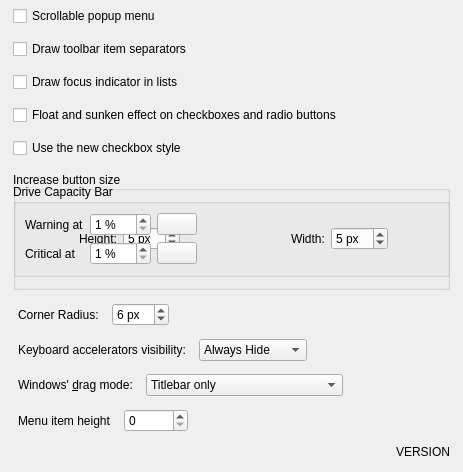
     <widget class="QWidget" name="General">
      <attribute name="title">
       <string>General</string>
      </attribute>
      <layout class="QGridLayout" name="gridLayout">
       <property name="sizeConstraint">
        <enum>QLayout::SizeConstraint::SetDefaultConstraint</enum>
       </property>
       <property name="leftMargin">
        <number>13</number>
       </property>
       <property name="topMargin">
        <number>6</number>
       </property>
       <property name="rightMargin">
        <number>13</number>
       </property>
       <property name="bottomMargin">
        <number>13</number>
       </property>
       <property name="spacing">
        <number>13</number>
       </property>
       <item row="1" column="0" colspan="2">
        <widget class="QCheckBox" name="_toolBarDrawItemSeparator">
         <property name="text">
          <string>Draw toolbar item separators</string>
         </property>
        </widget>
       </item>
       <item row="3" column="0">
        <widget class="QCheckBox" name="_sunkenEffect">
         <property name="text">
          <string>Float and sunken effect on checkboxes and radio buttons</string>
         </property>
        </widget>
       </item>
       <item row="5" column="0" rowspan="6" colspan="2">
        <widget class="QGroupBox" name="groupBox">
         <property name="sizePolicy">
          <sizepolicy hsizetype="Expanding" vsizetype="Preferred">
           <horstretch>0</horstretch>
           <verstretch>0</verstretch>
          </sizepolicy>
         </property>
         <property name="title">
          <string>Increase button size</string>
         </property>
         <property name="alignment">
          <set>Qt::AlignmentFlag::AlignLeading|Qt::AlignmentFlag::AlignLeft|Qt::AlignmentFlag::AlignVCenter</set>
         </property>
         <property name="flat">
          <bool>false</bool>
         </property>
         <property name="checkable">
          <bool>false</bool>
         </property>
         <layout class="QHBoxLayout" name="horizontalLayout_16">
          <item>
           <layout class="QHBoxLayout" name="horizontalLayout_27">
            <item>
             <layout class="QHBoxLayout" name="horizontalLayout_24">
              <property name="sizeConstraint">
               <enum>QLayout::SizeConstraint::SetNoConstraint</enum>
              </property>
              <item>
               <spacer name="horizontalSpacer">
                <property name="orientation">
                 <enum>Qt::Orientation::Horizontal</enum>
                </property>
                <property name="sizeHint" stdset="0">
                 <size>
                  <width>40</width>
                  <height>20</height>
                 </size>
                </property>
               </spacer>
              </item>
              <item alignment="Qt::AlignmentFlag::AlignLeft">
               <widget class="QLabel" name="label_2">
                <property name="text">
                 <string>Height:</string>
                </property>
                <property name="indent">
                 <number>5</number>
                </property>
               </widget>
              </item>
              <item alignment="Qt::AlignmentFlag::AlignRight">
               <widget class="QSpinBox" name="_buttonHeight">
                <property name="sizePolicy">
                 <sizepolicy hsizetype="MinimumExpanding" vsizetype="Fixed">
                  <horstretch>0</horstretch>
                  <verstretch>0</verstretch>
                 </sizepolicy>
                </property>
                <property name="suffix">
                 <string> px</string>
                </property>
                <property name="minimum">
                 <number>1</number>
                </property>
                <property name="maximum">
                 <number>10</number>
                </property>
                <property name="value">
                 <number>5</number>
                </property>
               </widget>
              </item>
              <item>
               <spacer name="horizontalSpacer_11">
                <property name="orientation">
                 <enum>Qt::Orientation::Horizontal</enum>
                </property>
                <property name="sizeHint" stdset="0">
                 <size>
                  <width>40</width>
                  <height>20</height>
                 </size>
                </property>
               </spacer>
              </item>
             </layout>
            </item>
            <item>
             <layout class="QHBoxLayout" name="horizontalLayout_26">
              <property name="sizeConstraint">
               <enum>QLayout::SizeConstraint::SetNoConstraint</enum>
              </property>
              <item>
               <spacer name="horizontalSpacer_13">
                <property name="orientation">
                 <enum>Qt::Orientation::Horizontal</enum>
                </property>
                <property name="sizeHint" stdset="0">
                 <size>
                  <width>40</width>
                  <height>20</height>
                 </size>
                </property>
               </spacer>
              </item>
              <item alignment="Qt::AlignmentFlag::AlignLeft">
               <widget class="QLabel" name="label_3">
                <property name="text">
                 <string>Width:</string>
                </property>
                <property name="indent">
                 <number>5</number>
                </property>
               </widget>
              </item>
              <item alignment="Qt::AlignmentFlag::AlignRight">
               <widget class="QSpinBox" name="_buttonWidth">
                <property name="sizePolicy">
                 <sizepolicy hsizetype="MinimumExpanding" vsizetype="Fixed">
                  <horstretch>0</horstretch>
                  <verstretch>0</verstretch>
                 </sizepolicy>
                </property>
                <property name="suffix">
                 <string> px</string>
                </property>
                <property name="minimum">
                 <number>1</number>
                </property>
                <property name="maximum">
                 <number>10</number>
                </property>
                <property name="value">
                 <number>5</number>
                </property>
               </widget>
              </item>
              <item>
               <spacer name="horizontalSpacer_14">
                <property name="orientation">
                 <enum>Qt::Orientation::Horizontal</enum>
                </property>
                <property name="sizeHint" stdset="0">
                 <size>
                  <width>40</width>
                  <height>20</height>
                 </size>
                </property>
               </spacer>
              </item>
             </layout>
            </item>
           </layout>
          </item>
         </layout>
        </widget>
       </item>
       <item row="0" column="0" colspan="2">
        <widget class="QCheckBox" name="_scrollableMenu">
         <property name="text">
          <string>Scrollable popup menu</string>
         </property>
        </widget>
       </item>
       <item row="49" column="0">
        <layout class="QHBoxLayout" name="horizontalLayout_19">
         <item>
          <widget class="QLabel" name="_windowDragLabel">
           <property name="sizePolicy">
            <sizepolicy hsizetype="Preferred" vsizetype="Preferred">
             <horstretch>0</horstretch>
             <verstretch>0</verstretch>
            </sizepolicy>
           </property>
           <property name="text">
            <string>Windows' &amp;drag mode:</string>
           </property>
           <property name="alignment">
            <set>Qt::AlignmentFlag::AlignLeading|Qt::AlignmentFlag::AlignLeft|Qt::AlignmentFlag::AlignVCenter</set>
           </property>
           <property name="indent">
            <number>5</number>
           </property>
           <property name="buddy">
            <cstring>_windowDragMode</cstring>
           </property>
          </widget>
         </item>
         <item>
          <widget class="QComboBox" name="_windowDragMode">
           <property name="sizePolicy">
            <sizepolicy hsizetype="Fixed" vsizetype="Fixed">
             <horstretch>0</horstretch>
             <verstretch>0</verstretch>
            </sizepolicy>
           </property>
           <property name="sizeAdjustPolicy">
            <enum>QComboBox::SizeAdjustPolicy::AdjustToContentsOnFirstShow</enum>
           </property>
           <item>
            <property name="text">
             <string>Titlebar only</string>
            </property>
           </item>
           <item>
            <property name="text">
             <string>Titlebar, menubar and toolbars</string>
            </property>
           </item>
           <item>
            <property name="text">
             <string>All empty areas</string>
            </property>
           </item>
          </widget>
         </item>
         <item>
          <spacer name="horizontalSpacer_7">
           <property name="orientation">
            <enum>Qt::Orientation::Horizontal</enum>
           </property>
           <property name="sizeHint" stdset="0">
            <size>
             <width>40</width>
             <height>20</height>
            </size>
           </property>
          </spacer>
         </item>
        </layout>
       </item>
       <item row="47" column="0">
        <layout class="QHBoxLayout" name="horizontalLayout_17">
         <item>
          <widget class="QLabel" name="label_12">
           <property name="sizePolicy">
            <sizepolicy hsizetype="Preferred" vsizetype="Preferred">
             <horstretch>0</horstretch>
             <verstretch>0</verstretch>
            </sizepolicy>
           </property>
           <property name="text">
            <string>Corner Radius:</string>
           </property>
           <property name="alignment">
            <set>Qt::AlignmentFlag::AlignLeading|Qt::AlignmentFlag::AlignLeft|Qt::AlignmentFlag::AlignVCenter</set>
           </property>
           <property name="indent">
            <number>5</number>
           </property>
          </widget>
         </item>
         <item>
          <widget class="QSpinBox" name="_cornerRadius">
           <property name="sizePolicy">
            <sizepolicy hsizetype="Fixed" vsizetype="Fixed">
             <horstretch>0</horstretch>
             <verstretch>0</verstretch>
            </sizepolicy>
           </property>
           <property name="suffix">
            <string> px</string>
           </property>
           <property name="minimum">
            <number>1</number>
           </property>
           <property name="maximum">
            <number>16</number>
           </property>
           <property name="value">
            <number>6</number>
           </property>
          </widget>
         </item>
         <item>
          <spacer name="horizontalSpacer_9">
           <property name="orientation">
            <enum>Qt::Orientation::Horizontal</enum>
           </property>
           <property name="sizeHint" stdset="0">
            <size>
             <width>40</width>
             <height>20</height>
            </size>
           </property>
          </spacer>
         </item>
        </layout>
       </item>
       <item row="51" column="1">
        <widget class="QLabel" name="_versionNumber">
         <property name="font">
          <font>
           <bold>false</bold>
          </font>
         </property>
         <property name="layoutDirection">
          <enum>Qt::LayoutDirection::RightToLeft</enum>
         </property>
         <property name="text">
          <string>VERSION</string>
         </property>
         <property name="alignment">
          <set>Qt::AlignmentFlag::AlignBottom|Qt::AlignmentFlag::AlignRight|Qt::AlignmentFlag::AlignTrailing</set>
         </property>
        </widget>
       </item>
       <item row="48" column="0">
        <layout class="QHBoxLayout" name="horizontalLayout_18">
         <item>
          <widget class="QLabel" name="_mnemonicsLabel">
           <property name="text">
            <string>Keyboard accelerators visibility:</string>
           </property>
           <property name="alignment">
            <set>Qt::AlignmentFlag::AlignLeading|Qt::AlignmentFlag::AlignLeft|Qt::AlignmentFlag::AlignVCenter</set>
           </property>
           <property name="indent">
            <number>5</number>
           </property>
          </widget>
         </item>
         <item>
          <widget class="QComboBox" name="_mnemonicsMode">
           <property name="sizePolicy">
            <sizepolicy hsizetype="Fixed" vsizetype="Fixed">
             <horstretch>0</horstretch>
             <verstretch>0</verstretch>
            </sizepolicy>
           </property>
           <property name="layoutDirection">
            <enum>Qt::LayoutDirection::LeftToRight</enum>
           </property>
           <item>
            <property name="text">
             <string>Always Hide</string>
            </property>
           </item>
           <item>
            <property name="text">
             <string>When Needed</string>
            </property>
           </item>
           <item>
            <property name="text">
             <string>Always Show</string>
            </property>
           </item>
          </widget>
         </item>
         <item>
          <spacer name="horizontalSpacer_12">
           <property name="orientation">
            <enum>Qt::Orientation::Horizontal</enum>
           </property>
           <property name="sizeHint" stdset="0">
            <size>
             <width>40</width>
             <height>20</height>
            </size>
           </property>
          </spacer>
         </item>
        </layout>
       </item>
       <item row="50" column="0">
        <layout class="QHBoxLayout" name="horizontalLayout_25">
         <item>
          <widget class="QLabel" name="label_4">
           <property name="text">
            <string>Menu item height</string>
           </property>
           <property name="margin">
            <number>0</number>
           </property>
           <property name="indent">
            <number>5</number>
           </property>
          </widget>
         </item>
         <item>
          <widget class="QSpinBox" name="_menuItemHeight">
           <property name="sizePolicy">
            <sizepolicy hsizetype="Fixed" vsizetype="Fixed">
             <horstretch>0</horstretch>
             <verstretch>0</verstretch>
            </sizepolicy>
           </property>
           <property name="minimumSize">
            <size>
             <width>64</width>
             <height>0</height>
            </size>
           </property>
           <property name="maximum">
            <number>10</number>
           </property>
          </widget>
         </item>
         <item>
          <spacer name="horizontalSpacer_15">
           <property name="orientation">
            <enum>Qt::Orientation::Horizontal</enum>
           </property>
           <property name="sizeHint" stdset="0">
            <size>
             <width>40</width>
             <height>20</height>
            </size>
           </property>
          </spacer>
         </item>
        </layout>
       </item>
       <item row="2" column="0" colspan="2">
        <widget class="QCheckBox" name="_viewDrawFocusIndicator">
         <property name="text">
          <string>Draw focus indicator in lists</string>
         </property>
        </widget>
       </item>
       <item row="4" column="0">
        <widget class="QCheckBox" name="_useNewCheckBox">
         <property name="text">
          <string>Use the new checkbox style</string>
         </property>
        </widget>
       </item>
       <item row="6" column="0" colspan="2">
        <widget class="QGroupBox" name="_placesCapacityGroup">
         <property name="title">
          <string>Drive Capacity Bar</string>
         </property>
         <layout class="QGridLayout" name="gridLayout_placesCapacity">
          <item row="0" column="0">
           <widget class="QLabel" name="_capacityBarWarnLabel">
            <property name="text">
             <string>Warning at</string>
            </property>
           </widget>
          </item>
          <item row="0" column="1">
           <widget class="QSpinBox" name="_capacityBarWarnThreshold">
            <property name="suffix">
             <string> %</string>
            </property>
            <property name="minimum">
             <number>1</number>
            </property>
            <property name="maximum">
             <number>99</number>
            </property>
           </widget>
          </item>
          <item row="0" column="2">
           <widget class="KColorButton" name="_capacityBarWarnColor"/>
          </item>
          <item row="0" column="3">
           <spacer name="horizontalSpacer_capacity_warn">
            <property name="orientation">
             <enum>Qt::Orientation::Horizontal</enum>
            </property>
            <property name="sizeHint" stdset="0">
             <size>
              <width>40</width>
              <height>20</height>
             </size>
            </property>
           </spacer>
          </item>
          <item row="1" column="0">
           <widget class="QLabel" name="_capacityBarCritLabel">
            <property name="text">
             <string>Critical at</string>
            </property>
           </widget>
          </item>
          <item row="1" column="1">
           <widget class="QSpinBox" name="_capacityBarCritThreshold">
            <property name="suffix">
             <string> %</string>
            </property>
            <property name="minimum">
             <number>1</number>
            </property>
            <property name="maximum">
             <number>100</number>
            </property>
           </widget>
          </item>
          <item row="1" column="2">
           <widget class="KColorButton" name="_capacityBarCritColor"/>
          </item>
          <item row="1" column="3">
           <spacer name="horizontalSpacer_capacity_crit">
            <property name="orientation">
             <enum>Qt::Orientation::Horizontal</enum>
            </property>
            <property name="sizeHint" stdset="0">
             <size>
              <width>40</width>
              <height>20</height>
             </size>
            </property>
           </spacer>
          </item>
         </layout>
        </widget>
       </item>
      </layout>
     </widget>
